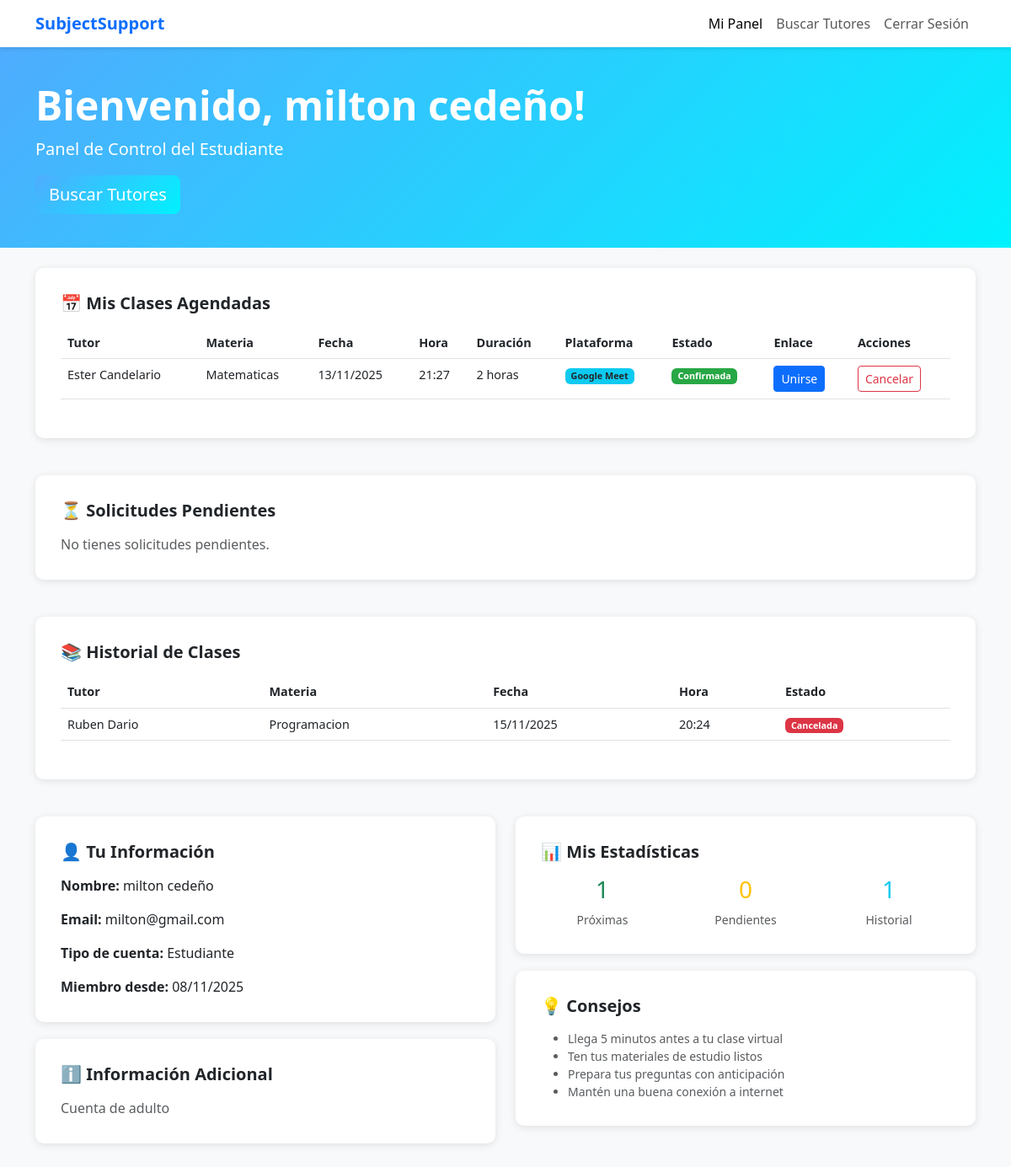
Screenshot of /accounts/dashboard/client/ (signed in) with the database file from the repository.
### accounts/models.py (models this page shows, shortened)
class User(AbstractUser):
    USER_TYPE_CHOICES = (
        ('tutor', 'Tutor'),
        ('client', 'Cliente'),
    )
    email = models.EmailField(
        unique=True,
        validators=[EmailValidator()],
        verbose_name='Correo Electrónico'
    )
    name = models.CharField(max_length=200, verbose_name='Nombre Completo')
    user_type = models.CharField(
        max_length=10,
        choices=USER_TYPE_CHOICES,
        verbose_name='Tipo de Usuario'
    )
    date_joined = models.DateTimeField(auto_now_add=True)
    is_active = models.BooleanField(default=True)
    USERNAME_FIELD = 'email'
    REQUIRED_FIELDS = ['username', 'name', 'user_type']
    class Meta:
        verbose_name = 'Usuario'
        verbose_name_plural = 'Usuarios'

### core/models.py (models this page shows, shortened)
class ClassSession(models.Model):
    STATUS_CHOICES = (
        ('pending', 'Pendiente'),
        ('confirmed', 'Confirmada'),
        ('completed', 'Completada'),
        ('cancelled', 'Cancelada'),
    )
    DURATION_CHOICES = (
        (30, '30 minutos'),
        (60, '1 hora'),
        (90, '1.5 horas'),
        (120, '2 horas'),
    )
    MEETING_PLATFORM_CHOICES = (
        ('google_meet', 'Google Meet'),
        ('zoom', 'Zoom'),
        ('custom', 'Personalizado'),
    )
    tutor = models.ForeignKey(
        settings.AUTH_USER_MODEL,
        on_delete=models.CASCADE,
        related_name='tutor_sessions',
        limit_choices_to={'user_type': 'tutor'}
    )
    client = models.ForeignKey(
        settings.AUTH_USER_MODEL,
        on_delete=models.CASCADE,
        related_name='client_sessions',
        limit_choices_to={'user_type': 'client'}
    )
    subject = models.CharField(max_length=200, verbose_name='Materia')
    scheduled_date = models.DateField(verbose_name='Fecha')
    scheduled_time = models.TimeField(verbose_name='Hora')
    duration = models.IntegerField(
        choices=DURATION_CHOICES,
        default=60,
        verbose_name='Duración (minutos)'
    )
    status = models.CharField(
        max_length=20,
        choices=STATUS_CHOICES,
        default='pending',
        verbose_name='Estado'
    )
    meeting_platform = models.CharField(
        max_length=20,
        choices=MEETING_PLATFORM_CHOICES,
        default='google_meet',
        verbose_name='Plataforma de Reunión'
    )
    meeting_url = models.URLField(
        blank=True,
        null=True,
        verbose_name='URL de Reunión'
    )
    meeting_id = models.CharField(
        max_length=200,
        blank=True,
        null=True,
        verbose_name='ID de Reunión'
    )
    meeting_password = models.CharField(
        max_length=100,
        blank=True,
        null=True,
        verbose_name='Contraseña de Reunión'
    )
    host_join_url = models.URLField(
        blank=True,
        null=True,
        verbose_name='URL de Host'
    )
    meeting_started = models.BooleanField(
        default=False,
        verbose_name='Reunión Iniciada'
    )
    notes = models.TextField(
        blank=True,
        null=True,
        verbose_name='Notas'
    )
    created_at = models.DateTimeField(auto_now_add=True)
    updated_at = models.DateTimeField(auto_now=True)
    class Meta:
        ordering = ['-scheduled_date', '-scheduled_time']
        verbose_name = 'Sesión de Clase'
        verbose_name_plural = 'Sesiones de Clase'

### accounts/views.py (the view)
# urls.py: path('dashboard/client/', views.client_dashboard, name='client_dashboard'),
@login_required
def client_dashboard(request):
    from core.models import ClassSession
    from datetime import datetime
    if request.user.user_type != 'client':
        messages.error(request, 'Acceso denegado. Esta sección es solo para estudiantes.')
        return redirect('tutor_dashboard')
    try:
        profile = request.user.client_profile
    except:
        profile = None
    upcoming_sessions = ClassSession.objects.filter(
        client=request.user,
        status='confirmed',
        scheduled_date__gte=datetime.now().date()
    ).order_by('scheduled_date', 'scheduled_time')
    pending_sessions = ClassSession.objects.filter(
        client=request.user,
        status='pending'
    ).order_by('scheduled_date', 'scheduled_time')
    past_sessions = ClassSession.objects.filter(
        client=request.user,
        status__in=['completed', 'cancelled']
    ).order_by('-scheduled_date', '-scheduled_time')[:5]
    context = {
        'user': request.user,
        'profile': profile,
        'upcoming_sessions': upcoming_sessions,
        'pending_sessions': pending_sessions,
        'past_sessions': past_sessions,
    }
    return render(request, 'accounts/client_dashboard.html', context)

### accounts/templates/accounts/client_dashboard.html (shortened to what this page needs)
<!DOCTYPE html>
<html lang="es">
<head>
    <link href="https://cdn.jsdelivr.net/npm/bootstrap@5.3.0/dist/css/bootstrap.min.css" rel="stylesheet">
</head>
<body class="bg-light">
    <nav class="navbar navbar-expand-lg navbar-light navbar-custom">
        <div class="container">
            <a class="navbar-brand fw-bold text-primary" href="{% url 'landing' %}">SubjectSupport</a>
            <div class="collapse navbar-collapse" id="navbarNav">
                <ul class="navbar-nav ms-auto">
                    <li class="nav-item">
                        <a class="nav-link active" href="{% url 'client_dashboard' %}">Mi Panel</a>
                    </li>
                    <li class="nav-item">
                        <a class="nav-link" href="{% url 'tutor_selection' %}">Buscar Tutores</a>
                    </li>
                    <li class="nav-item">
                        <a class="nav-link" href="{% url 'logout' %}">Cerrar Sesión</a>
                    </li>
                </ul>
            </div>
        </div>
    </nav>
    <div class="dashboard-header">
        <div class="container">
            <h1 class="display-5 fw-bold">Bienvenido, {{ user.name }}!</h1>
            <p class="lead mb-3">Panel de Control del Estudiante</p>
            <a href="{% url 'tutor_selection' %}" class="btn btn-request-session btn-lg">
                 Buscar Tutores
            </a>
        </div>
    </div>
    <div class="container mt-4 mb-5">
        <div class="row">
            <div class="col-12 mb-4">
                <div class="info-card">
                    <h5 class="fw-bold mb-3">📅 Mis Clases Agendadas</h5>
                    {% if upcoming_sessions %}
                        <div class="table-responsive">
                            <table class="table table-hover session-table">
                                <thead>
                                    <tr>
                                        <th>Tutor</th>
                                        <th>Materia</th>
                                        <th>Fecha</th>
                                        <th>Hora</th>
                                        <th>Duración</th>
                                        <th>Plataforma</th>
                                        <th>Estado</th>
                                        <th>Enlace</th>
                                        <th>Acciones</th>
                                    </tr>
                                </thead>
                                <tbody>
                                    {% for session in upcoming_sessions %}
                                        <tr>
                                            <td>{{ session.tutor.name }}</td>
                                            <td>{{ session.subject }}</td>
                                            <td>{{ session.scheduled_date|date:"d/m/Y" }}</td>
                                            <td>{{ session.scheduled_time|time:"H:i" }}</td>
                                            <td>{{ session.get_duration_display }}</td>
                                            <td>
                                                <span class="badge bg-info text-dark">
                                                    {{ session.get_meeting_platform_display }}
                                                </span>
                                            </td>
                                            <td><span class="badge badge-confirmed">Confirmada</span></td>
                                            <td>
                                                {% if session.meeting_url %}
                                                    <a href="{% url 'meeting_room' session.id %}" class="btn btn-sm btn-primary">
                                                         Unirse
                                                    </a>
                                                {% else %}
                                                    <small class="text-muted">Pendiente</small>
                                                {% endif %}
                                            </td>
                                            <td>
                                                <a href="{% url 'cancel_session' session.id %}" class="btn btn-sm btn-outline-danger">Cancelar</a>
                                            </td>
                                        </tr>
                                    {% endfor %}
                                </tbody>
                            </table>
                        </div>
                    {% else %}
                        <p class="text-muted mb-0">No tienes clases confirmadas próximamente.</p>
                        <a href="{% url 'tutor_selection' %}" class="btn btn-primary mt-2">Buscar tutores</a>
                    {% endif %}
                </div>
            </div>
            <div class="col-12 mb-4">
                <div class="info-card">
                    <h5 class="fw-bold mb-3">⏳ Solicitudes Pendientes</h5>
                    {% if pending_sessions %}
                        <div class="table-responsive">
                            <table class="table table-hover session-table">
                                <thead>
                                    <tr>
                                        <th>Tutor</th>
                                        <th>Materia</th>
                                        <th>Fecha</th>
                                        <th>Hora</th>
                                        <th>Duración</th>
                                        <th>Estado</th>
                                        <th>Acciones</th>
                                    </tr>
                                </thead>
                                <tbody>
                                    {% for session in pending_sessions %}
                                        <tr>
                                            <td>{{ session.tutor.name }}</td>
                                            <td>{{ session.subject }}</td>
                                            <td>{{ session.scheduled_date|date:"d/m/Y" }}</td>
                                            <td>{{ session.scheduled_time|time:"H:i" }}</td>
                                            <td>{{ session.get_duration_display }}</td>
                                            <td><span class="badge badge-pending">Pendiente</span></td>
                                            <td>
                                                <a href="{% url 'cancel_session' session.id %}" class="btn btn-sm btn-outline-danger">Cancelar</a>
                                            </td>
                                        </tr>
                                    {% endfor %}
                                </tbody>
                            </table>
                        </div>
                    {% else %}
                        <p class="text-muted mb-0">No tienes solicitudes pendientes.</p>
                    {% endif %}
                </div>
            </div>
            <div class="col-12 mb-4">
                <div class="info-card">
                    <h5 class="fw-bold mb-3">📚 Historial de Clases</h5>
                    {% if past_sessions %}
                        <div class="table-responsive">
                            <table class="table table-hover session-table">
                                <thead>
                                    <tr>
                                        <th>Tutor</th>
                                        <th>Materia</th>
                                        <th>Fecha</th>
                                        <th>Hora</th>
                                        <th>Estado</th>
                                    </tr>
                                </thead>
                                <tbody>
                                    {% for session in past_sessions %}
                                        <tr>
                                            <td>{{ session.tutor.name }}</td>
                                            <td>{{ session.subject }}</td>
                                            <td>{{ session.scheduled_date|date:"d/m/Y" }}</td>
                                            <td>{{ session.scheduled_time|time:"H:i" }}</td>
                                            <td>
                                                {% if session.status == 'completed' %}
                                                    <span class="badge badge-completed">Completada</span>
                                                {% else %}
                                                    <span class="badge badge-cancelled">Cancelada</span>
                                                {% endif %}
                                            </td>
                                        </tr>
                                    {% endfor %}
                                </tbody>
                            </table>
                        </div>
                    {% else %}
                        <p class="text-muted mb-0">Aún no tienes clases en tu historial.</p>
                    {% endif %}
                </div>
            </div>
            <div class="col-md-6 mb-4">
                <div class="info-card">
                    <h5 class="fw-bold mb-3">👤 Tu Información</h5>
                    <p><strong>Nombre:</strong> {{ user.name }}</p>
                    <p><strong>Email:</strong> {{ user.email }}</p>
                    <p><strong>Tipo de cuenta:</strong> Estudiante</p>
                    <p class="mb-0"><strong>Miembro desde:</strong> {{ user.date_joined|date:"d/m/Y" }}</p>
                </div>
                {% if profile %}
                    <div class="info-card">
                        <h5 class="fw-bold mb-3">ℹ️ Información Adicional</h5>
                        {% if profile.is_minor %}
                            <div class="alert alert-info mb-2">
                                <small>👶 Cuenta de menor de edad</small>
                            </div>
                            {% if profile.parent_name %}
                                <p class="mb-0"><strong>Padre/Tutor:</strong> {{ profile.parent_name }}</p>
                            {% endif %}
                        {% else %}
                            <p class="text-muted mb-0">Cuenta de adulto</p>
                        {% endif %}
                    </div>
                {% endif %}
            </div>
            <div class="col-md-6 mb-4">
                <div class="info-card">
                    <h5 class="fw-bold mb-3">📊 Mis Estadísticas</h5>
                    <div class="row text-center">
                        <div class="col-4">
                            <h3 class="text-success">{{ upcoming_sessions|length }}</h3>
                            <p class="text-muted small mb-0">Próximas</p>
                        </div>
                        <div class="col-4">
                            <h3 class="text-warning">{{ pending_sessions|length }}</h3>
                            <p class="text-muted small mb-0">Pendientes</p>
                        </div>
                        <div class="col-4">
                            <h3 class="text-info">{{ past_sessions|length }}</h3>
                            <p class="text-muted small mb-0">Historial</p>
                        </div>
                    </div>
                </div>
                <div class="info-card">
                    <h5 class="fw-bold mb-3">💡 Consejos</h5>
                    <ul class="text-muted small mb-0">
                        <li>Llega 5 minutos antes a tu clase virtual</li>
                        <li>Ten tus materiales de estudio listos</li>
                        <li>Prepara tus preguntas con anticipación</li>
                        <li>Mantén una buena conexión a internet</li>
                    </ul>
                </div>
            </div>
        </div>
    </div>
</body>
</html>

### rows the page displays
User: name "milton cedeño", email "milton@gmail.com", date_joined "08/11/2025"
ClassSession: tutor.name "Ester Candelario", subject "Matematicas", scheduled_date "13/11/2025", scheduled_time "21:27", duration "2 horas", meeting_platform "Google Meet", shows "Unirse"
ClassSession: tutor.name "Ruben Dario", subject "Programacion", scheduled_date "15/11/2025", scheduled_time "20:24", status "Cancelada"

### other values shown
{{ upcoming_sessions|length }} "1"
{{ pending_sessions|length }} "0"
{{ past_sessions|length }} "1"
